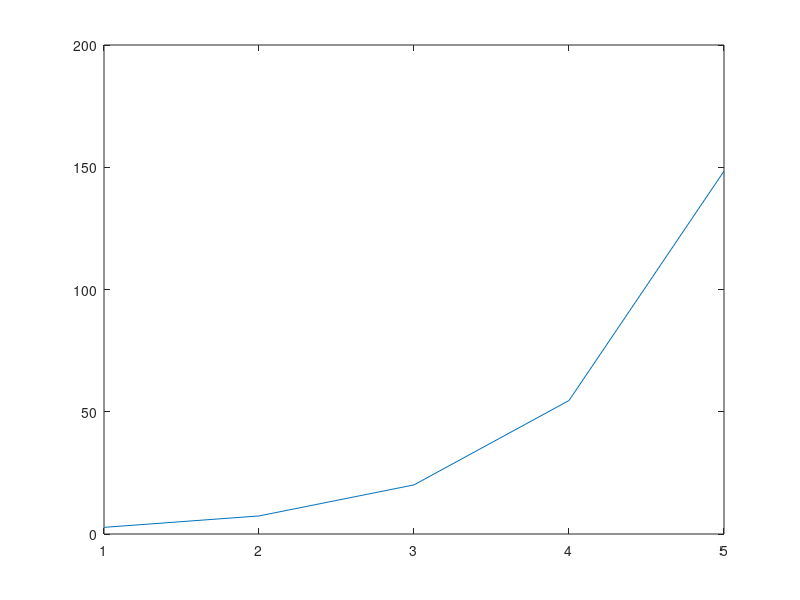

This figure's MATLAB source:
%% This is the file to test how GitHub works.
%   1. GitHub is not a Chinese friendly platform, so it's suggested to use
%   English during developing.


%%

vXData  =   [1,2,3,4,5];
vYData  =   exp(vXData);
plot(vXData , vYData)

